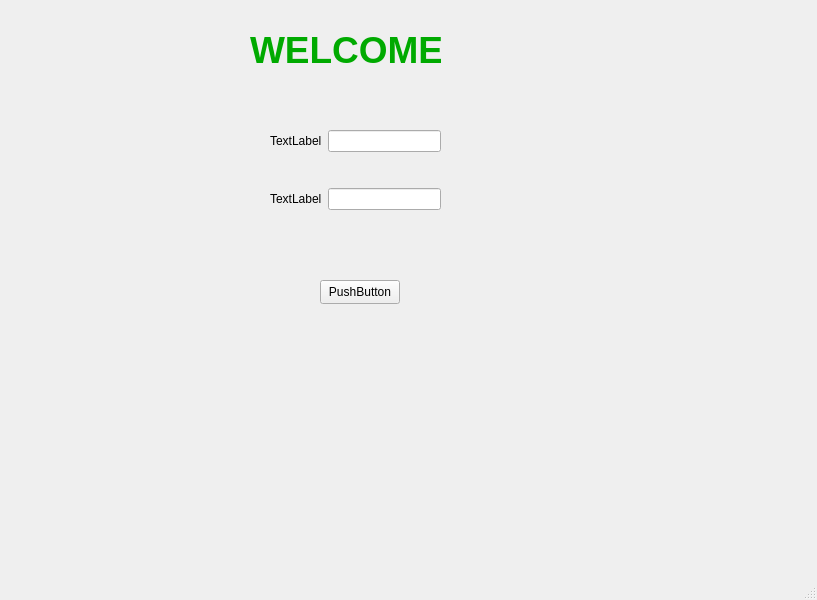
<?xml version="1.0" encoding="UTF-8"?>
<ui version="4.0">
 <class>MainWindow</class>
 <widget class="QMainWindow" name="MainWindow">
  <property name="geometry">
   <rect>
    <x>0</x>
    <y>0</y>
    <width>817</width>
    <height>600</height>
   </rect>
  </property>
  <property name="windowTitle">
   <string>MainWindow</string>
  </property>
  <widget class="QWidget" name="centralwidget">
   <widget class="QPushButton" name="pushButton">
    <property name="geometry">
     <rect>
      <x>320</x>
      <y>280</y>
      <width>80</width>
      <height>24</height>
     </rect>
    </property>
    <property name="text">
     <string>PushButton</string>
    </property>
   </widget>
   <widget class="QLabel" name="label">
    <property name="geometry">
     <rect>
      <x>250</x>
      <y>10</y>
      <width>191</width>
      <height>81</height>
     </rect>
    </property>
    <property name="styleSheet">
     <string notr="true">color: rgb(0, 170, 0);</string>
    </property>
    <property name="text">
     <string>&lt;html&gt;&lt;head/&gt;&lt;body&gt;&lt;p&gt;&lt;span style=&quot; font-size:28pt; font-weight:700;&quot;&gt;WELCOME&lt;/span&gt;&lt;/p&gt;&lt;/body&gt;&lt;/html&gt;</string>
    </property>
   </widget>
   <widget class="QWidget" name="verticalLayoutWidget">
    <property name="geometry">
     <rect>
      <x>270</x>
      <y>130</y>
      <width>171</width>
      <height>80</height>
     </rect>
    </property>
    <layout class="QVBoxLayout" name="verticalLayout">
     <item>
      <layout class="QHBoxLayout" name="horizontalLayout">
       <item>
        <widget class="QLabel" name="label_2">
         <property name="text">
          <string>TextLabel</string>
         </property>
        </widget>
       </item>
       <item>
        <widget class="QLineEdit" name="lineEdit"/>
       </item>
      </layout>
     </item>
     <item>
      <spacer name="verticalSpacer">
       <property name="orientation">
        <enum>Qt::Vertical</enum>
       </property>
       <property name="sizeHint" stdset="0">
        <size>
         <width>20</width>
         <height>40</height>
        </size>
       </property>
      </spacer>
     </item>
     <item>
      <layout class="QHBoxLayout" name="horizontalLayout_2">
       <item>
        <widget class="QLabel" name="label_3">
         <property name="text">
          <string>TextLabel</string>
         </property>
        </widget>
       </item>
       <item>
        <widget class="QLineEdit" name="lineEdit_2"/>
       </item>
      </layout>
     </item>
    </layout>
   </widget>
  </widget>
  <widget class="QMenuBar" name="menubar">
   <property name="geometry">
    <rect>
     <x>0</x>
     <y>0</y>
     <width>817</width>
     <height>21</height>
    </rect>
   </property>
  </widget>
  <widget class="QStatusBar" name="statusbar"/>
 </widget>
 <resources/>
 <connections/>
</ui>
